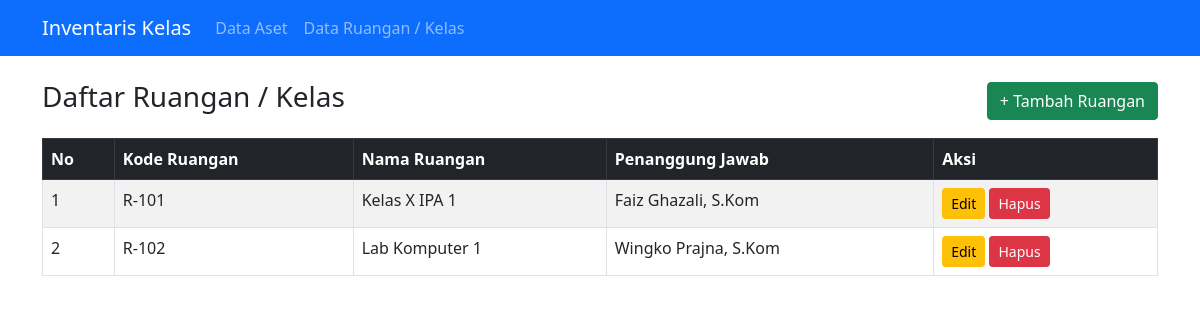
The page /program_mvc/index.php?page=ruangan on the database its author committed.
### tables this page shows
CREATE TABLE ruangan (
    id_ruangan INT AUTO_INCREMENT PRIMARY KEY,
    kode_ruangan VARCHAR(20) NOT NULL UNIQUE,
    nama_ruangan VARCHAR(100) NOT NULL,
    penanggung_jawab VARCHAR(100) NOT NULL
);

### program_mvc/controllers/RuanganController.php (called while the page is built, shortened)
<?php
require_once 'models/Ruangan.php';
class RuanganController {
    private $model;
    public function __construct() {
        $this->model = new Ruangan();
    }
    public function index() {
        $data = $this->model->getAll();
        include 'template/header.php';
        include 'view/ruangan/index.php';
        include 'template/footer.php';
    }
}

### program_mvc/models/Database.php (called while the page is built, shortened)
<?php
class Database {
    public function __construct() {
        $this->conn = new mysqli(DB_HOST, DB_USER, DB_PASS, DB_NAME);
    }
}

### program_mvc/models/Ruangan.php (called while the page is built, shortened)
<?php
require_once 'Database.php';
class Ruangan extends Database {
    public function getAll() {
        $sql = "SELECT * FROM ruangan ORDER BY id_ruangan ASC";
        return $this->conn->query($sql);
    }
}

### program_mvc/view/ruangan/index.php (the view, shortened to what this page needs)
<div class="d-flex justify-content-between align-items-center mb-3">
    <h3>Daftar Ruangan / Kelas</h3>
    <a href="index.php?page=ruangan&action=create" class="btn btn-success">+ Tambah Ruangan</a>
</div>
<table class="table table-bordered table-striped">
    <thead class="table-dark">
        <tr>
            <th>No</th>
            <th>Kode Ruangan</th>
            <th>Nama Ruangan</th>
            <th>Penanggung Jawab</th>
            <th>Aksi</th>
        </tr>
    </thead>
    <tbody>
        <?php if (isset($data) && $data && $data->num_rows > 0): ?>
            <?php $no = 1; while ($row = $data->fetch_assoc()): ?>
            <tr>
                <td><?php echo $no++; ?></td>
                <td><?php echo htmlspecialchars($row['kode_ruangan']); ?></td>
                <td><?php echo htmlspecialchars($row['nama_ruangan']); ?></td>
                <td><?php echo htmlspecialchars($row['penanggung_jawab']); ?></td>
                <td>
                    <a href="index.php?page=ruangan&action=edit&id=<?php echo $row['id_ruangan']; ?>" class="btn btn-warning btn-sm">Edit</a>
                    <a href="index.php?page=ruangan&action=delete&id=<?php echo $row['id_ruangan']; ?>" class="btn btn-danger btn-sm" onclick="return confirm('Yakin ingin menghapus ruangan ini?')">Hapus</a>
                </td>
            </tr>
            <?php endwhile; ?>
        <?php else: ?>
            <tr>
                <td colspan="5" class="text-center">Belum ada data ruangan.</td>
            </tr>
        <?php endif; ?>
    </tbody>
</table>

### rows shown on the page
ruangan: kode_ruangan "R-101", nama_ruangan "Kelas X IPA 1", penanggung_jawab "Faiz Ghazali, S.Kom"
ruangan: kode_ruangan "R-102", nama_ruangan "Lab Komputer 1", penanggung_jawab "Wingko Prajna, S.Kom"
